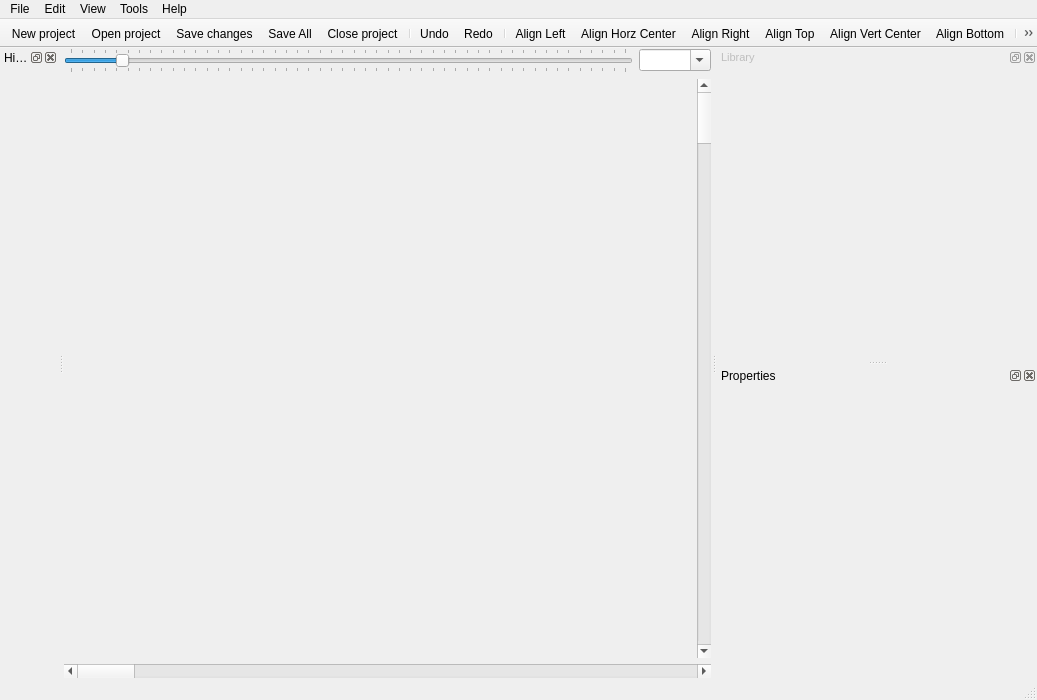
<?xml version="1.0" encoding="UTF-8"?>
<ui version="4.0">
 <class>MainWindow</class>
 <widget class="QMainWindow" name="MainWindow">
  <property name="geometry">
   <rect>
    <x>0</x>
    <y>0</y>
    <width>1037</width>
    <height>700</height>
   </rect>
  </property>
  <property name="sizePolicy">
   <sizepolicy hsizetype="Preferred" vsizetype="Preferred">
    <horstretch>0</horstretch>
    <verstretch>0</verstretch>
   </sizepolicy>
  </property>
  <property name="minimumSize">
   <size>
    <width>960</width>
    <height>700</height>
   </size>
  </property>
  <property name="windowTitle">
   <string>MainWindow</string>
  </property>
  <widget class="QWidget" name="centralWidget">
   <layout class="QVBoxLayout" name="verticalLayout">
    <property name="margin">
     <number>0</number>
    </property>
    <item>
     <layout class="QVBoxLayout" name="verticalLayout_2">
      <item>
       <layout class="QHBoxLayout" name="horizontalLayout">
        <item>
         <widget class="ScaleSlider" name="scaleSlider">
          <property name="minimum">
           <number>1</number>
          </property>
          <property name="value">
           <number>10</number>
          </property>
          <property name="orientation">
           <enum>Qt::Horizontal</enum>
          </property>
          <property name="tickPosition">
           <enum>QSlider::TicksBothSides</enum>
          </property>
          <property name="tickInterval">
           <number>2</number>
          </property>
         </widget>
        </item>
        <item>
         <widget class="QComboBox" name="scaleCombo">
          <property name="editable">
           <bool>true</bool>
          </property>
          <property name="maxVisibleItems">
           <number>12</number>
          </property>
         </widget>
        </item>
       </layout>
      </item>
     </layout>
    </item>
    <item>
     <layout class="QVBoxLayout" name="verticalLayout_4">
      <item>
       <layout class="QHBoxLayout" name="horizontalLayout_2">
        <item>
         <widget class="DavaGLWidget" name="davaGlWidget" native="true"/>
        </item>
        <item>
         <widget class="QScrollBar" name="verticalScrollBar">
          <property name="orientation">
           <enum>Qt::Vertical</enum>
          </property>
         </widget>
        </item>
       </layout>
      </item>
      <item>
       <widget class="QScrollBar" name="horizontalScrollBar">
        <property name="orientation">
         <enum>Qt::Horizontal</enum>
        </property>
       </widget>
      </item>
     </layout>
    </item>
   </layout>
  </widget>
  <widget class="QDockWidget" name="hierarchyDockWidget">
   <property name="windowTitle">
    <string>Hierarchy Tree</string>
   </property>
   <attribute name="dockWidgetArea">
    <number>1</number>
   </attribute>
   <widget class="HierarchyTreeWidget" name="hierarchyDockWidgetContents">
    <layout class="QVBoxLayout" name="verticalLayout_3"/>
   </widget>
  </widget>
  <widget class="QDockWidget" name="libraryDockWidget">
   <property name="enabled">
    <bool>false</bool>
   </property>
   <property name="minimumSize">
    <size>
     <width>320</width>
     <height>300</height>
    </size>
   </property>
   <property name="font">
    <font>
     <pointsize>8</pointsize>
     <weight>50</weight>
     <bold>false</bold>
    </font>
   </property>
   <property name="windowTitle">
    <string>Library</string>
   </property>
   <attribute name="dockWidgetArea">
    <number>2</number>
   </attribute>
   <widget class="QWidget" name="propertiesWidgetContent">
    <property name="geometry">
     <rect>
      <x>0</x>
      <y>0</y>
      <width>100</width>
      <height>30</height>
     </rect>
    </property>
    <layout class="QVBoxLayout" name="verticalLayout_5">
     <item>
      <layout class="QVBoxLayout" name="propertiesWidgetLayout"/>
     </item>
    </layout>
   </widget>
   <widget class="LibraryWidget" name="dockWidgetContents_2"/>
  </widget>
  <widget class="QMenuBar" name="menuBar">
   <property name="geometry">
    <rect>
     <x>0</x>
     <y>0</y>
     <width>1037</width>
     <height>22</height>
    </rect>
   </property>
   <widget class="QMenu" name="menuFile">
    <property name="title">
     <string>File</string>
    </property>
    <widget class="QMenu" name="menuProject">
     <property name="title">
      <string>Project</string>
     </property>
     <addaction name="actionNew_platform"/>
     <addaction name="actionNew_screen"/>
     <addaction name="actionNew_aggregator"/>
    </widget>
    <addaction name="actionNew_project"/>
    <addaction name="actionSave_project"/>
    <addaction name="actionSave_All"/>
    <addaction name="actionOpen_project"/>
    <addaction name="actionClose_project"/>
    <addaction name="separator"/>
    <addaction name="menuProject"/>
    <addaction name="separator"/>
    <addaction name="actionExit"/>
   </widget>
   <widget class="QMenu" name="menuView">
    <property name="title">
     <string>View</string>
    </property>
   </widget>
   <widget class="QMenu" name="menuTools">
    <property name="title">
     <string>Tools</string>
    </property>
    <addaction name="actionFontManager"/>
    <addaction name="actionLocalizationManager"/>
   </widget>
   <widget class="QMenu" name="menuHelp">
    <property name="contextMenuPolicy">
     <enum>Qt::ActionsContextMenu</enum>
    </property>
    <property name="title">
     <string>Help</string>
    </property>
    <addaction name="actionHelp"/>
   </widget>
   <widget class="QMenu" name="menu">
    <property name="title">
     <string>Edit</string>
    </property>
    <addaction name="actionUndo"/>
    <addaction name="actionRedo"/>
   </widget>
   <addaction name="menuFile"/>
   <addaction name="menu"/>
   <addaction name="menuView"/>
   <addaction name="menuTools"/>
   <addaction name="menuHelp"/>
  </widget>
  <widget class="QToolBar" name="toolBar">
   <property name="windowTitle">
    <string>toolBar</string>
   </property>
   <property name="movable">
    <bool>false</bool>
   </property>
   <property name="iconSize">
    <size>
     <width>16</width>
     <height>16</height>
    </size>
   </property>
   <property name="toolButtonStyle">
    <enum>Qt::ToolButtonIconOnly</enum>
   </property>
   <attribute name="toolBarArea">
    <enum>TopToolBarArea</enum>
   </attribute>
   <attribute name="toolBarBreak">
    <bool>false</bool>
   </attribute>
   <addaction name="actionNew_project"/>
   <addaction name="actionOpen_project"/>
   <addaction name="actionSave_project"/>
   <addaction name="actionSave_All"/>
   <addaction name="actionClose_project"/>
   <addaction name="separator"/>
   <addaction name="actionUndo"/>
   <addaction name="actionRedo"/>
   <addaction name="separator"/>
   <addaction name="actionAlign_Left"/>
   <addaction name="actionAlign_Horz_Center"/>
   <addaction name="actionAlign_Right"/>
   <addaction name="actionAlign_Top"/>
   <addaction name="actionAlign_Vert_Center"/>
   <addaction name="actionAlign_Bottom"/>
   <addaction name="separator"/>
   <addaction name="actionAdjustControlSize"/>
   <addaction name="separator"/>
   <addaction name="actionEqualBetweenLeftEdges"/>
   <addaction name="actionEqualBetweenXCenters"/>
   <addaction name="actionEqualBetweenRightEdges"/>
   <addaction name="actionEqualBetweenXObjects"/>
   <addaction name="actionEqualBetweenTopEdges"/>
   <addaction name="actionEqualBetweenYCenters"/>
   <addaction name="actionEqualBetweenBottomEdges"/>
   <addaction name="actionEqualBetweenYObjects"/>
  </widget>
  <widget class="QStatusBar" name="statusBar"/>
  <widget class="QDockWidget" name="propertiesDockWidget">
   <property name="minimumSize">
    <size>
     <width>320</width>
     <height>300</height>
    </size>
   </property>
   <property name="windowTitle">
    <string>Properties</string>
   </property>
   <attribute name="dockWidgetArea">
    <number>2</number>
   </attribute>
   <widget class="PropertyGridContainerWidget" name="propertiesDockWidgetContents"/>
  </widget>
  <action name="actionOpen_project">
   <property name="enabled">
    <bool>true</bool>
   </property>
   <property name="icon">
    <iconset resource="../Data/icons.qrc">
     <normaloff>:/Icons/openproject.png</normaloff>:/Icons/openproject.png</iconset>
   </property>
   <property name="text">
    <string>Open project</string>
   </property>
   <property name="toolTip">
    <string>Open project</string>
   </property>
   <property name="shortcut">
    <string>Ctrl+O</string>
   </property>
   <property name="shortcutContext">
    <enum>Qt::ApplicationShortcut</enum>
   </property>
   <property name="visible">
    <bool>true</bool>
   </property>
  </action>
  <action name="actionExit">
   <property name="text">
    <string>Exit</string>
   </property>
   <property name="shortcut">
    <string>Ctrl+Q</string>
   </property>
   <property name="shortcutContext">
    <enum>Qt::ApplicationShortcut</enum>
   </property>
  </action>
  <action name="actionNew_project">
   <property name="icon">
    <iconset resource="../Data/icons.qrc">
     <normaloff>:/Icons/newscene.png</normaloff>:/Icons/newscene.png</iconset>
   </property>
   <property name="text">
    <string>New project</string>
   </property>
   <property name="shortcut">
    <string>Ctrl+N</string>
   </property>
   <property name="shortcutContext">
    <enum>Qt::ApplicationShortcut</enum>
   </property>
  </action>
  <action name="actionHierarchy">
   <property name="checkable">
    <bool>true</bool>
   </property>
   <property name="text">
    <string>Hierarchy tree</string>
   </property>
  </action>
  <action name="actionLibrary">
   <property name="checkable">
    <bool>true</bool>
   </property>
   <property name="checked">
    <bool>false</bool>
   </property>
   <property name="text">
    <string>Library</string>
   </property>
  </action>
  <action name="actionProperties">
   <property name="checkable">
    <bool>true</bool>
   </property>
   <property name="text">
    <string>Properties</string>
   </property>
  </action>
  <action name="actionFontManager">
   <property name="text">
    <string>Font Manager</string>
   </property>
  </action>
  <action name="actionClose_project">
   <property name="icon">
    <iconset resource="../Data/icons.qrc">
     <normaloff>:/Icons/101.png</normaloff>:/Icons/101.png</iconset>
   </property>
   <property name="text">
    <string>Close project</string>
   </property>
   <property name="toolTip">
    <string>Close project</string>
   </property>
   <property name="shortcut">
    <string>Ctrl+W</string>
   </property>
   <property name="shortcutContext">
    <enum>Qt::ApplicationShortcut</enum>
   </property>
  </action>
  <action name="actionLocalizationManager">
   <property name="text">
    <string>Localization Manager</string>
   </property>
  </action>
  <action name="actionSave_project">
   <property name="icon">
    <iconset resource="../Data/icons.qrc">
     <normaloff>:/Icons/savescene.png</normaloff>:/Icons/savescene.png</iconset>
   </property>
   <property name="text">
    <string>Save changes</string>
   </property>
   <property name="toolTip">
    <string>Save changes</string>
   </property>
   <property name="shortcut">
    <string>Ctrl+S</string>
   </property>
   <property name="shortcutContext">
    <enum>Qt::ApplicationShortcut</enum>
   </property>
  </action>
  <action name="actionHelp">
   <property name="icon">
    <iconset resource="../Data/icons.qrc">
     <normaloff>:/Icons/help.png</normaloff>:/Icons/help.png</iconset>
   </property>
   <property name="text">
    <string>UI Editor Help</string>
   </property>
   <property name="shortcut">
    <string>F1</string>
   </property>
   <property name="shortcutContext">
    <enum>Qt::ApplicationShortcut</enum>
   </property>
  </action>
  <action name="actionUndo">
   <property name="icon">
    <iconset resource="../Data/icons.qrc">
     <normaloff>:/Icons/118.png</normaloff>:/Icons/118.png</iconset>
   </property>
   <property name="text">
    <string>Undo</string>
   </property>
   <property name="shortcut">
    <string>Ctrl+Z</string>
   </property>
   <property name="shortcutContext">
    <enum>Qt::ApplicationShortcut</enum>
   </property>
  </action>
  <action name="actionRedo">
   <property name="icon">
    <iconset resource="../Data/icons.qrc">
     <normaloff>:/Icons/117.png</normaloff>:/Icons/117.png</iconset>
   </property>
   <property name="text">
    <string>Redo</string>
   </property>
   <property name="shortcut">
    <string>Ctrl+Shift+Z</string>
   </property>
   <property name="shortcutContext">
    <enum>Qt::ApplicationShortcut</enum>
   </property>
  </action>
  <action name="actionNew_platform">
   <property name="icon">
    <iconset resource="../Data/icons.qrc">
     <normaloff>:/Icons/079.png</normaloff>:/Icons/079.png</iconset>
   </property>
   <property name="text">
    <string>New platform</string>
   </property>
  </action>
  <action name="actionNew_screen">
   <property name="icon">
    <iconset resource="../Data/icons.qrc">
     <normaloff>:/Icons/068.png</normaloff>:/Icons/068.png</iconset>
   </property>
   <property name="text">
    <string>New screen</string>
   </property>
  </action>
  <action name="actionZoomIn">
   <property name="text">
    <string>Zoom In</string>
   </property>
   <property name="shortcut">
    <string>Ctrl++</string>
   </property>
   <property name="shortcutContext">
    <enum>Qt::ApplicationShortcut</enum>
   </property>
   <property name="visible">
    <bool>true</bool>
   </property>
  </action>
  <action name="actionZoomOut">
   <property name="text">
    <string>Zoom Out</string>
   </property>
   <property name="shortcut">
    <string>Ctrl+-</string>
   </property>
   <property name="shortcutContext">
    <enum>Qt::ApplicationShortcut</enum>
   </property>
   <property name="visible">
    <bool>true</bool>
   </property>
  </action>
  <action name="actionNew_aggregator">
   <property name="icon">
    <iconset resource="../Data/icons.qrc">
     <normaloff>:/Icons/170.png</normaloff>:/Icons/170.png</iconset>
   </property>
   <property name="text">
    <string>New aggregator</string>
   </property>
  </action>
  <action name="actionSave_All">
   <property name="icon">
    <iconset resource="../Data/icons.qrc">
     <normaloff>:/Icons/savesceneall.png</normaloff>:/Icons/savesceneall.png</iconset>
   </property>
   <property name="text">
    <string>Save All</string>
   </property>
  </action>
  <action name="actionImport_Platform">
   <property name="icon">
    <iconset resource="../Data/icons.qrc">
     <normaloff>:/Icons/079import.png</normaloff>:/Icons/079import.png</iconset>
   </property>
   <property name="text">
    <string>Import Platform</string>
   </property>
   <property name="toolTip">
    <string>Import existing platform</string>
   </property>
  </action>
  <action name="actionAlign_Left">
   <property name="icon">
    <iconset resource="../Data/icons.qrc">
     <normaloff>:/Icons/align_left.png</normaloff>:/Icons/align_left.png</iconset>
   </property>
   <property name="text">
    <string>Align Left</string>
   </property>
   <property name="toolTip">
    <string>Align Left</string>
   </property>
  </action>
  <action name="actionAlign_Horz_Center">
   <property name="icon">
    <iconset resource="../Data/icons.qrc">
     <normaloff>:/Icons/align_hcenter.png</normaloff>:/Icons/align_hcenter.png</iconset>
   </property>
   <property name="text">
    <string>Align Horz Center</string>
   </property>
   <property name="toolTip">
    <string>Align Horizontal Center</string>
   </property>
  </action>
  <action name="actionAlign_Right">
   <property name="icon">
    <iconset resource="../Data/icons.qrc">
     <normaloff>:/Icons/align_right.png</normaloff>:/Icons/align_right.png</iconset>
   </property>
   <property name="text">
    <string>Align Right</string>
   </property>
  </action>
  <action name="actionAlign_Top">
   <property name="icon">
    <iconset resource="../Data/icons.qrc">
     <normaloff>:/Icons/align_top.png</normaloff>:/Icons/align_top.png</iconset>
   </property>
   <property name="text">
    <string>Align Top</string>
   </property>
  </action>
  <action name="actionAlign_Vert_Center">
   <property name="icon">
    <iconset resource="../Data/icons.qrc">
     <normaloff>:/Icons/align_vcenter.png</normaloff>:/Icons/align_vcenter.png</iconset>
   </property>
   <property name="text">
    <string>Align Vert Center</string>
   </property>
  </action>
  <action name="actionAlign_Bottom">
   <property name="icon">
    <iconset resource="../Data/icons.qrc">
     <normaloff>:/Icons/align_bottom.png</normaloff>:/Icons/align_bottom.png</iconset>
   </property>
   <property name="text">
    <string>Align Bottom</string>
   </property>
  </action>
  <action name="actionEqualBetweenLeftEdges">
   <property name="icon">
    <iconset>
     <normalon>:/Icons/distribute_horizontal_left.png</normalon>
    </iconset>
   </property>
   <property name="text">
    <string>Eq Left</string>
   </property>
   <property name="toolTip">
    <string>Equal Distance between Left Edges</string>
   </property>
  </action>
  <action name="actionEqualBetweenXCenters">
   <property name="icon">
    <iconset>
     <disabledoff>:/Icons/distribute_horizontal_center.png</disabledoff>
    </iconset>
   </property>
   <property name="text">
    <string>Eq X Centers</string>
   </property>
  </action>
  <action name="actionEqualBetweenRightEdges">
   <property name="icon">
    <iconset>
     <normalon>:/Icons/distribute_horizontal_right.png</normalon>
    </iconset>
   </property>
   <property name="text">
    <string>Eq Right</string>
   </property>
  </action>
  <action name="actionEqualBetweenXObjects">
   <property name="icon">
    <iconset>
     <normalon>:/Icons/distribute_horizontal_gaps.png</normalon>
    </iconset>
   </property>
   <property name="text">
    <string>Eq X</string>
   </property>
  </action>
  <action name="actionEqualBetweenTopEdges">
   <property name="icon">
    <iconset>
     <normalon>:/Icons/distribute_vertical_top.png</normalon>
    </iconset>
   </property>
   <property name="text">
    <string>Eq Top</string>
   </property>
  </action>
  <action name="actionEqualBetweenYCenters">
   <property name="icon">
    <iconset>
     <normalon>:/Icons/distribute_vertical_center.png</normalon>
    </iconset>
   </property>
   <property name="text">
    <string>Eq Y Centers</string>
   </property>
  </action>
  <action name="actionEqualBetweenBottomEdges">
   <property name="icon">
    <iconset>
     <normalon>:/Icons/distribute_vertical_bottom.png</normalon>
    </iconset>
   </property>
   <property name="text">
    <string>Eq Bottom</string>
   </property>
  </action>
  <action name="actionEqualBetweenYObjects">
   <property name="icon">
    <iconset>
     <normalon>:/Icons/distribute_vertical_gaps.png</normalon>
    </iconset>
   </property>
   <property name="text">
    <string>Eq Y</string>
   </property>
  </action>
  <action name="actionAdjustControlSize">
   <property name="icon">
    <iconset resource="../Data/icons.qrc">
     <normaloff>:/Icons/adjust_size.png</normaloff>:/Icons/adjust_size.png</iconset>
   </property>
   <property name="text">
    <string>Adjust control size</string>
   </property>
   <property name="toolTip">
    <string>Adjust control size to fit its sprite size</string>
   </property>
  </action>
 </widget>
 <layoutdefault spacing="6" margin="11"/>
 <customwidgets>
  <customwidget>
   <class>HierarchyTreeWidget</class>
   <extends>QWidget</extends>
   <header>HierarchyTreeWidget.h</header>
   <container>1</container>
  </customwidget>
  <customwidget>
   <class>DavaGLWidget</class>
   <extends>QWidget</extends>
   <header>davaglwidget.h</header>
   <container>1</container>
  </customwidget>
  <customwidget>
   <class>LibraryWidget</class>
   <extends>QWidget</extends>
   <header>librarywidget.h</header>
   <container>1</container>
  </customwidget>
  <customwidget>
   <class>PropertyGridContainerWidget</class>
   <extends>QWidget</extends>
   <header>propertygridcontainerwidget.h</header>
   <container>1</container>
  </customwidget>
  <customwidget>
   <class>ScaleSlider</class>
   <extends>QSlider</extends>
   <header>ScaleSlider.h</header>
  </customwidget>
 </customwidgets>
 <resources>
  <include location="../Data/icons.qrc"/>
 </resources>
 <connections/>
</ui>
